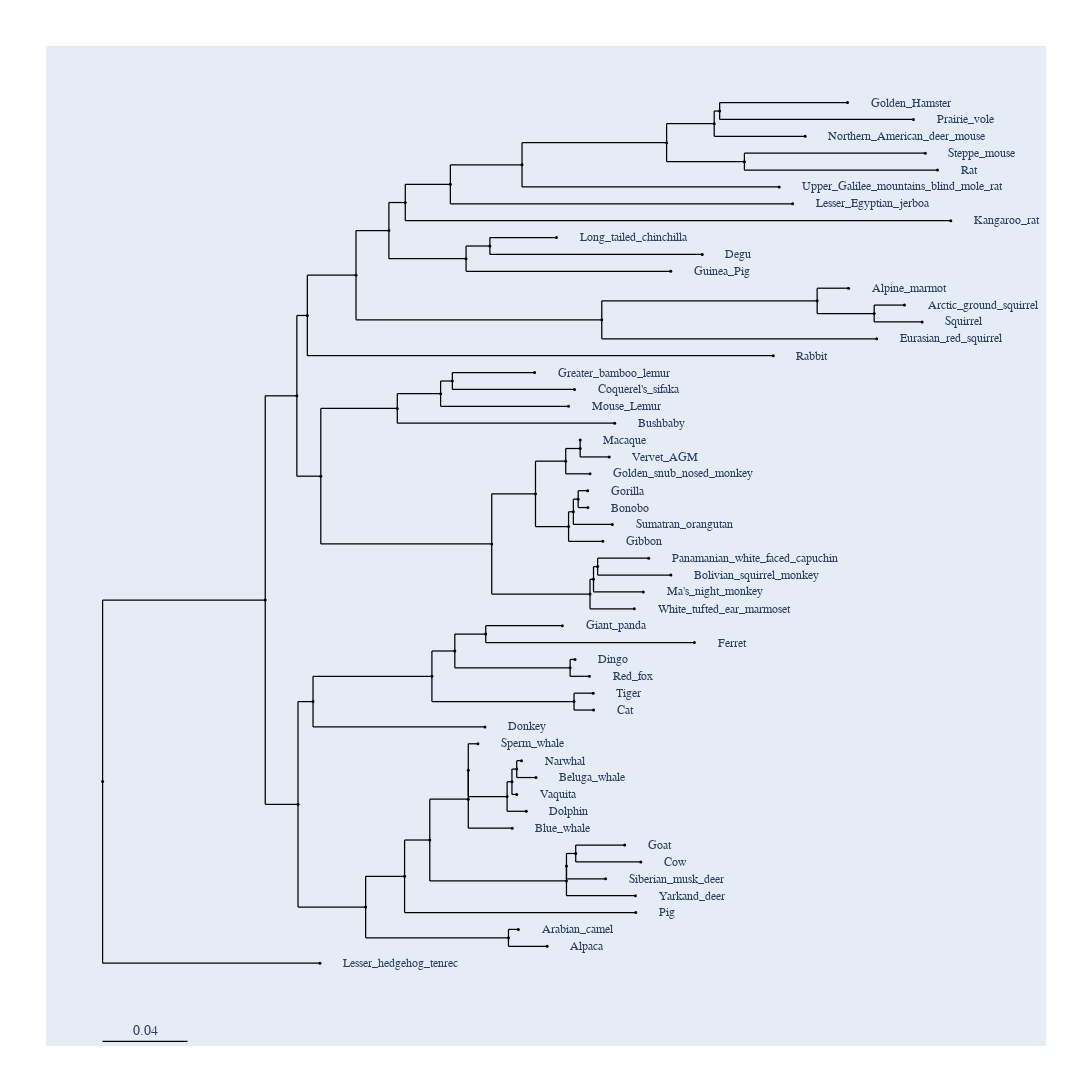

Notebook cell for this chart:
### Code cell
big_tree_result_path = '/Users/gulugulu/repos/PuningAnalysis/results/output_data/model_fitting_result_350_threshold/ENSG00000007933.json'
big_tree_result = load_json_app(big_tree_result_path)
big_tree_result.get_ens_tree().get_figure(height=1200, width=1200)

### Figure 1 — Plotly figure (JSON) as saved in the notebook; plotly's stock layout.template omitted (floating-point values rounded to 4 significant figures; data arrays with more than 128 entries replaced by an {"elided": "..."} marker saying what was removed)
{"data": [{"line": {"color": "black", "shape": "spline", "smoothing": 1.3, "width": 1.25}, "mode": "lines", "showlegend": false, "type": "scatter", "x": {"elided": "614 float values"}, "y": {"elided": "614 float values"}}, {"hoverinfo": "text", "marker": {"color": "black", "size": 3, "symbol": "circle"}, "mode": "markers", "showlegend": false, "text": ["root", "Boreoeutheria", "Euarchontoglires", "Glires", "Rodentia.3", "Rodentia.2", "Rodentia", "Myomorpha", "Muroidea.2", "Muroidea", "Cricetidae.2", "Cricetidae", "Golden_Hamster", "Prairie_vole", "Northern_American_deer_mouse", "Murinae", "Steppe_mouse", "Rat", "Upper_Galilee_mountains_blind_mole_rat", "Lesser_Egyptian_jerboa", "Kangaroo_rat", "Hystricomorpha.2", "Hystricomorpha", "Long_tailed_chinchilla", "Degu", "Guinea_Pig", "Sciuridae", "Marmotini.3", "Alpine_marmot", "Marmotini", "Arctic_ground_squirrel", "Squirrel", "Eurasian_red_squirrel", "Rabbit", "Primates", "Strepsirrhini", "Lemuriformes.2", "Lemuriformes", "Greater_bamboo_lemur", "Coquerel's_sifaka", "Mouse_Lemur", "Bushbaby", "Simiiformes", "Catarrhini", "Cercopithecidae", "Cercopithecinae.5", "Macaque", "Vervet_AGM", "Golden_snub_nosed_monkey", "Hominoidea", "Hominidae", "Homininae.2", "Gorilla", "Bonobo", "Sumatran_orangutan", "Gibbon", "Platyrrhini.2", "Platyrrhini", "Cebidae", "Panamanian_white_faced_capuchin", "Bolivian_squirrel_monkey", "Ma's_night_monkey", "White_tufted_ear_marmoset", "Laurasiatheria.2", "Laurasiatheria", "Carnivora", "Caniformia.3", "Caniformia.2", "Giant_panda", "Ferret", "Canidae", "Dingo", "Red_fox", "Felidae", "Tiger", "Cat", "Donkey", "Artiodactyla.3", "Artiodactyla.2", "Artiodactyla", "Cetacea", "Odontoceti.3", "Sperm_whale", "Odontoceti.2", "Odontoceti", "Monodontidae", "Narwhal", "Beluga_whale", "Vaquita", "Dolphin", "Blue_whale", "Pecora.2", "Pecora", "Bovidae", "Goat", "Cow", "Siberian_musk_deer", "Yarkand_deer", "Pig", "Camelidae", "Arabian_camel", "Alpaca", "Lesser_hedgehog_tenrec"], "type": "scatter", "x": [0, 0.08364, 0.09989, 0.1053, 0.1303, 0.1472, 0.1556, 0.1788, 0.2157, 0.29, 0.3145, 0.3173, 0.3831, 0.417, 0.3613, 0.33, 0.423, 0.4293, 0.3479, 0.3548, 0.4362, 0.1869, 0.1992, 0.2334, 0.3084, 0.2921, 0.2567, 0.3675, 0.3836, 0.3968, 0.4123, 0.4214, 0.3981, 0.3449, 0.1122, 0.1515, 0.1738, 0.1799, 0.2221, 0.2427, 0.2396, 0.2633, 0.2001, 0.2226, 0.2382, 0.2456, 0.2456, 0.2605, 0.2506, 0.2396, 0.2421, 0.2446, 0.2495, 0.2495, 0.2621, 0.2572, 0.2506, 0.2524, 0.2546, 0.2808, 0.2922, 0.2781, 0.2734, 0.1005, 0.1082, 0.1693, 0.1811, 0.197, 0.2364, 0.3043, 0.2404, 0.2429, 0.2504, 0.2424, 0.2523, 0.2525, 0.1966, 0.1353, 0.1553, 0.1682, 0.188, 0.188, 0.193, 0.208, 0.2105, 0.213, 0.2154, 0.2229, 0.213, 0.2179, 0.2106, 0.2385, 0.2385, 0.2433, 0.2685, 0.2768, 0.2586, 0.274, 0.2742, 0.2087, 0.2138, 0.2286, 0.1118], "y": [-19.16, -5.178, 10.56, 16.75, 19.85, 23.29, 25.45, 26.85, 28.36, 30.06, 31.52, 32.5, 33.15, 31.85, 30.55, 28.6, 29.25, 27.95, 26.65, 25.35, 24.05, 21.12, 22.1, 22.75, 21.45, 20.15, 16.41, 17.88, 18.85, 16.9, 17.55, 16.25, 14.95, 13.65, 4.367, 9.588, 10.72, 11.7, 12.35, 11.05, 9.75, 8.45, -0.8531, 3.006, 5.525, 6.5, 7.15, 5.85, 4.55, 0.4875, 1.625, 2.6, 3.25, 1.95, 0.65, -0.65, -4.713, -3.575, -2.6, -1.95, -3.25, -4.55, -5.85, -20.91, -13, -11.05, -9.1, -7.8, -7.15, -8.45, -10.4, -9.75, -11.05, -13, -12.35, -13.65, -14.95, -28.83, -26.46, -23.66, -20.52, -18.28, -16.25, -20.31, -19.18, -18.2, -17.55, -18.85, -20.15, -21.45, -22.75, -26.81, -25.68, -24.7, -24.05, -25.35, -26.65, -27.95, -29.25, -31.2, -30.55, -31.85, -33.15]}], "layout": {"annotations": [{"font": {"family": "Inconsolata, monospace", "size": 12}, "showarrow": false, "text": "Golden_Hamster", "textangle": 0, "x": 0.394, "xanchor": "left", "xref": "x", "y": 33.15, "yref": "y"}, {"font": {"family": "Inconsolata, monospace", "size": 12}, "showarrow": false, "text": "Prairie_vole", "textangle": 0, "x": 0.4279, "xanchor": "left", "xref": "x", "y": 31.85, "yref": "y"}, {"font": {"family": "Inconsolata, monospace", "size": 12}, "showarrow": false, "text": "Northern_American_deer_mouse", "textangle": 0, "x": 0.3722, "xanchor": "left", "xref": "x", "y": 30.55, "yref": "y"}, {"font": {"family": "Inconsolata, monospace", "size": 12}, "showarrow": false, "text": "Steppe_mouse", "textangle": 0, "x": 0.434, "xanchor": "left", "xref": "x", "y": 29.25, "yref": "y"}, {"font": {"family": "Inconsolata, monospace", "size": 12}, "showarrow": false, "text": "Rat", "textangle": 0, "x": 0.4402, "xanchor": "left", "xref": "x", "y": 27.95, "yref": "y"}, {"font": {"family": "Inconsolata, monospace", "size": 12}, "showarrow": false, "text": "Upper_Galilee_mountains_blind_mole_rat", "textangle": 0, "x": 0.3588, "xanchor": "left", "xref": "x", "y": 26.65, "yref": "y"}, {"font": {"family": "Inconsolata, monospace", "size": 12}, "showarrow": false, "text": "Lesser_Egyptian_jerboa", "textangle": 0, "x": 0.3658, "xanchor": "left", "xref": "x", "y": 25.35, "yref": "y"}, {"font": {"family": "Inconsolata, monospace", "size": 12}, "showarrow": false, "text": "Kangaroo_rat", "textangle": 0, "x": 0.4471, "xanchor": "left", "xref": "x", "y": 24.05, "yref": "y"}, {"font": {"family": "Inconsolata, monospace", "size": 12}, "showarrow": false, "text": "Long_tailed_chinchilla", "textangle": 0, "x": 0.2443, "xanchor": "left", "xref": "x", "y": 22.75, "yref": "y"}, {"font": {"family": "Inconsolata, monospace", "size": 12}, "showarrow": false, "text": "Degu", "textangle": 0, "x": 0.3193, "xanchor": "left", "xref": "x", "y": 21.45, "yref": "y"}, {"font": {"family": "Inconsolata, monospace", "size": 12}, "showarrow": false, "text": "Guinea_Pig", "textangle": 0, "x": 0.3031, "xanchor": "left", "xref": "x", "y": 20.15, "yref": "y"}, {"font": {"family": "Inconsolata, monospace", "size": 12}, "showarrow": false, "text": "Alpine_marmot", "textangle": 0, "x": 0.3945, "xanchor": "left", "xref": "x", "y": 18.85, "yref": "y"}, {"font": {"family": "Inconsolata, monospace", "size": 12}, "showarrow": false, "text": "Arctic_ground_squirrel", "textangle": 0, "x": 0.4232, "xanchor": "left", "xref": "x", "y": 17.55, "yref": "y"}, {"font": {"family": "Inconsolata, monospace", "size": 12}, "showarrow": false, "text": "Squirrel", "textangle": 0, "x": 0.4323, "xanchor": "left", "xref": "x", "y": 16.25, "yref": "y"}, {"font": {"family": "Inconsolata, monospace", "size": 12}, "showarrow": false, "text": "Eurasian_red_squirrel", "textangle": 0, "x": 0.409, "xanchor": "left", "xref": "x", "y": 14.95, "yref": "y"}, {"font": {"family": "Inconsolata, monospace", "size": 12}, "showarrow": false, "text": "Rabbit", "textangle": 0, "x": 0.3558, "xanchor": "left", "xref": "x", "y": 13.65, "yref": "y"}, {"font": {"family": "Inconsolata, monospace", "size": 12}, "showarrow": false, "text": "Greater_bamboo_lemur", "textangle": 0, "x": 0.2331, "xanchor": "left", "xref": "x", "y": 12.35, "yref": "y"}, {"font": {"family": "Inconsolata, monospace", "size": 12}, "showarrow": false, "text": "Coquerel's_sifaka", "textangle": 0, "x": 0.2536, "xanchor": "left", "xref": "x", "y": 11.05, "yref": "y"}, {"font": {"family": "Inconsolata, monospace", "size": 12}, "showarrow": false, "text": "Mouse_Lemur", "textangle": 0, "x": 0.2505, "xanchor": "left", "xref": "x", "y": 9.75, "yref": "y"}, {"font": {"family": "Inconsolata, monospace", "size": 12}, "showarrow": false, "text": "Bushbaby", "textangle": 0, "x": 0.2742, "xanchor": "left", "xref": "x", "y": 8.45, "yref": "y"}, {"font": {"family": "Inconsolata, monospace", "size": 12}, "showarrow": false, "text": "Macaque", "textangle": 0, "x": 0.2565, "xanchor": "left", "xref": "x", "y": 7.15, "yref": "y"}, {"font": {"family": "Inconsolata, monospace", "size": 12}, "showarrow": false, "text": "Vervet_AGM", "textangle": 0, "x": 0.2714, "xanchor": "left", "xref": "x", "y": 5.85, "yref": "y"}, {"font": {"family": "Inconsolata, monospace", "size": 12}, "showarrow": false, "text": "Golden_snub_nosed_monkey", "textangle": 0, "x": 0.2616, "xanchor": "left", "xref": "x", "y": 4.55, "yref": "y"}, {"font": {"family": "Inconsolata, monospace", "size": 12}, "showarrow": false, "text": "Gorilla", "textangle": 0, "x": 0.2604, "xanchor": "left", "xref": "x", "y": 3.25, "yref": "y"}, {"font": {"family": "Inconsolata, monospace", "size": 12}, "showarrow": false, "text": "Bonobo", "textangle": 0, "x": 0.2604, "xanchor": "left", "xref": "x", "y": 1.95, "yref": "y"}, {"font": {"family": "Inconsolata, monospace", "size": 12}, "showarrow": false, "text": "Sumatran_orangutan", "textangle": 0, "x": 0.273, "xanchor": "left", "xref": "x", "y": 0.65, "yref": "y"}, {"font": {"family": "Inconsolata, monospace", "size": 12}, "showarrow": false, "text": "Gibbon", "textangle": 0, "x": 0.2681, "xanchor": "left", "xref": "x", "y": -0.65, "yref": "y"}, {"font": {"family": "Inconsolata, monospace", "size": 12}, "showarrow": false, "text": "Panamanian_white_faced_capuchin", "textangle": 0, "x": 0.2918, "xanchor": "left", "xref": "x", "y": -1.95, "yref": "y"}, {"font": {"family": "Inconsolata, monospace", "size": 12}, "showarrow": false, "text": "Bolivian_squirrel_monkey", "textangle": 0, "x": 0.3031, "xanchor": "left", "xref": "x", "y": -3.25, "yref": "y"}, {"font": {"family": "Inconsolata, monospace", "size": 12}, "showarrow": false, "text": "Ma's_night_monkey", "textangle": 0, "x": 0.289, "xanchor": "left", "xref": "x", "y": -4.55, "yref": "y"}, {"font": {"family": "Inconsolata, monospace", "size": 12}, "showarrow": false, "text": "White_tufted_ear_marmoset", "textangle": 0, "x": 0.2843, "xanchor": "left", "xref": "x", "y": -5.85, "yref": "y"}, {"font": {"family": "Inconsolata, monospace", "size": 12}, "showarrow": false, "text": "Giant_panda", "textangle": 0, "x": 0.2473, "xanchor": "left", "xref": "x", "y": -7.15, "yref": "y"}, {"font": {"family": "Inconsolata, monospace", "size": 12}, "showarrow": false, "text": "Ferret", "textangle": 0, "x": 0.3152, "xanchor": "left", "xref": "x", "y": -8.45, "yref": "y"}, {"font": {"family": "Inconsolata, monospace", "size": 12}, "showarrow": false, "text": "Dingo", "textangle": 0, "x": 0.2538, "xanchor": "left", "xref": "x", "y": -9.75, "yref": "y"}, {"font": {"family": "Inconsolata, monospace", "size": 12}, "showarrow": false, "text": "Red_fox", "textangle": 0, "x": 0.2613, "xanchor": "left", "xref": "x", "y": -11.05, "yref": "y"}, {"font": {"family": "Inconsolata, monospace", "size": 12}, "showarrow": false, "text": "Tiger", "textangle": 0, "x": 0.2632, "xanchor": "left", "xref": "x", "y": -12.35, "yref": "y"}, {"font": {"family": "Inconsolata, monospace", "size": 12}, "showarrow": false, "text": "Cat", "textangle": 0, "x": 0.2634, "xanchor": "left", "xref": "x", "y": -13.65, "yref": "y"}, {"font": {"family": "Inconsolata, monospace", "size": 12}, "showarrow": false, "text": "Donkey", "textangle": 0, "x": 0.2075, "xanchor": "left", "xref": "x", "y": -14.95, "yref": "y"}, {"font": {"family": "Inconsolata, monospace", "size": 12}, "showarrow": false, "text": "Sperm_whale", "textangle": 0, "x": 0.2039, "xanchor": "left", "xref": "x", "y": -16.25, "yref": "y"}, {"font": {"family": "Inconsolata, monospace", "size": 12}, "showarrow": false, "text": "Narwhal", "textangle": 0, "x": 0.2263, "xanchor": "left", "xref": "x", "y": -17.55, "yref": "y"}, {"font": {"family": "Inconsolata, monospace", "size": 12}, "showarrow": false, "text": "Beluga_whale", "textangle": 0, "x": 0.2338, "xanchor": "left", "xref": "x", "y": -18.85, "yref": "y"}, {"font": {"family": "Inconsolata, monospace", "size": 12}, "showarrow": false, "text": "Vaquita", "textangle": 0, "x": 0.2239, "xanchor": "left", "xref": "x", "y": -20.15, "yref": "y"}, {"font": {"family": "Inconsolata, monospace", "size": 12}, "showarrow": false, "text": "Dolphin", "textangle": 0, "x": 0.2288, "xanchor": "left", "xref": "x", "y": -21.45, "yref": "y"}, {"font": {"family": "Inconsolata, monospace", "size": 12}, "showarrow": false, "text": "Blue_whale", "textangle": 0, "x": 0.2215, "xanchor": "left", "xref": "x", "y": -22.75, "yref": "y"}, {"font": {"family": "Inconsolata, monospace", "size": 12}, "showarrow": false, "text": "Goat", "textangle": 0, "x": 0.2794, "xanchor": "left", "xref": "x", "y": -24.05, "yref": "y"}, {"font": {"family": "Inconsolata, monospace", "size": 12}, "showarrow": false, "text": "Cow", "textangle": 0, "x": 0.2877, "xanchor": "left", "xref": "x", "y": -25.35, "yref": "y"}, {"font": {"family": "Inconsolata, monospace", "size": 12}, "showarrow": false, "text": "Siberian_musk_deer", "textangle": 0, "x": 0.2696, "xanchor": "left", "xref": "x", "y": -26.65, "yref": "y"}, {"font": {"family": "Inconsolata, monospace", "size": 12}, "showarrow": false, "text": "Yarkand_deer", "textangle": 0, "x": 0.2849, "xanchor": "left", "xref": "x", "y": -27.95, "yref": "y"}, {"font": {"family": "Inconsolata, monospace", "size": 12}, "showarrow": false, "text": "Pig", "textangle": 0, "x": 0.2851, "xanchor": "left", "xref": "x", "y": -29.25, "yref": "y"}, {"font": {"family": "Inconsolata, monospace", "size": 12}, "showarrow": false, "text": "Arabian_camel", "textangle": 0, "x": 0.2247, "xanchor": "left", "xref": "x", "y": -30.55, "yref": "y"}, {"font": {"family": "Inconsolata, monospace", "size": 12}, "showarrow": false, "text": "Alpaca", "textangle": 0, "x": 0.2395, "xanchor": "left", "xref": "x", "y": -31.85, "yref": "y"}, {"font": {"family": "Inconsolata, monospace", "size": 12}, "showarrow": false, "text": "Lesser_hedgehog_tenrec", "textangle": 0, "x": 0.1227, "xanchor": "left", "xref": "x", "y": -33.15, "yref": "y"}, {"ax": 0, "ay": 0, "showarrow": false, "text": "0.04", "x": 0.02181, "xref": "x", "y": -39.18, "yref": "y", "yshift": 10}], "autosize": true, "font": {"family": "Balto", "size": 14}, "height": 1200, "hovermode": "closest", "margin": {"b": 50, "l": 50, "pad": 4, "r": 50, "t": 50}, "shapes": [{"line": {"color": "black", "width": 1.25}, "name": "scale_bar", "type": "line", "x0": 0, "x1": 0.04362, "y0": -39.18, "y1": -39.18}], "showlegend": false, "width": 1200, "xaxis": {"visible": false}, "yaxis": {"visible": false}}}
